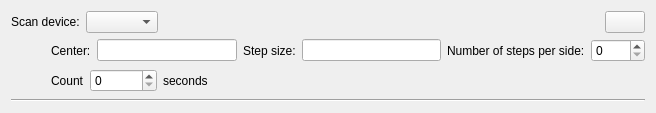
<?xml version="1.0" encoding="UTF-8"?>
<ui version="4.0">
 <class>Form</class>
 <widget class="QWidget" name="Form">
  <property name="geometry">
   <rect>
    <x>0</x>
    <y>0</y>
    <width>656</width>
    <height>113</height>
   </rect>
  </property>
  <property name="windowTitle">
   <string>Form</string>
  </property>
  <layout class="QVBoxLayout" name="verticalLayout">
   <item>
    <layout class="QHBoxLayout" name="horizontalLayout">
     <item>
      <widget class="QLabel" name="label">
       <property name="text">
        <string>Scan device:</string>
       </property>
      </widget>
     </item>
     <item>
      <widget class="QComboBox" name="device"/>
     </item>
     <item>
      <spacer name="horizontalSpacer">
       <property name="orientation">
        <enum>Qt::Horizontal</enum>
       </property>
       <property name="sizeHint" stdset="0">
        <size>
         <width>40</width>
         <height>20</height>
        </size>
       </property>
      </spacer>
     </item>
     <item>
      <widget class="QPushButton" name="delBtn">
       <property name="sizePolicy">
        <sizepolicy hsizetype="Minimum" vsizetype="Fixed">
         <horstretch>0</horstretch>
         <verstretch>0</verstretch>
        </sizepolicy>
       </property>
       <property name="text">
        <string/>
       </property>
       <property name="icon">
        <iconset resource="../../../../../../resources/nicos-gui.qrc">
         <normaloff>:/remove</normaloff>:/remove</iconset>
       </property>
      </widget>
     </item>
    </layout>
   </item>
   <item>
    <layout class="QHBoxLayout" name="horizontalLayout_2">
     <item>
      <spacer name="horizontalSpacer_2">
       <property name="orientation">
        <enum>Qt::Horizontal</enum>
       </property>
       <property name="sizeType">
        <enum>QSizePolicy::Fixed</enum>
       </property>
       <property name="sizeHint" stdset="0">
        <size>
         <width>40</width>
         <height>20</height>
        </size>
       </property>
      </spacer>
     </item>
     <item>
      <widget class="QLabel" name="label_2">
       <property name="text">
        <string>Center:</string>
       </property>
      </widget>
     </item>
     <item>
      <widget class="QLineEdit" name="start"/>
     </item>
     <item>
      <widget class="QLabel" name="label_3">
       <property name="text">
        <string>Step size:</string>
       </property>
      </widget>
     </item>
     <item>
      <widget class="QLineEdit" name="step"/>
     </item>
     <item>
      <widget class="QLabel" name="label_4">
       <property name="text">
        <string>Number of steps per side:</string>
       </property>
      </widget>
     </item>
     <item>
      <widget class="QSpinBox" name="numsteps">
       <property name="maximum">
        <number>1000</number>
       </property>
      </widget>
     </item>
    </layout>
   </item>
   <item>
    <layout class="QHBoxLayout" name="horizontalLayout_3">
     <item>
      <spacer name="horizontalSpacer_4">
       <property name="orientation">
        <enum>Qt::Horizontal</enum>
       </property>
       <property name="sizeType">
        <enum>QSizePolicy::Fixed</enum>
       </property>
       <property name="sizeHint" stdset="0">
        <size>
         <width>40</width>
         <height>20</height>
        </size>
       </property>
      </spacer>
     </item>
     <item>
      <widget class="QLabel" name="label_5">
       <property name="text">
        <string>Count</string>
       </property>
      </widget>
     </item>
     <item>
      <widget class="QSpinBox" name="seconds">
       <property name="maximum">
        <number>1000000</number>
       </property>
      </widget>
     </item>
     <item>
      <widget class="QLabel" name="label_6">
       <property name="text">
        <string>seconds</string>
       </property>
      </widget>
     </item>
     <item>
      <spacer name="horizontalSpacer_3">
       <property name="orientation">
        <enum>Qt::Horizontal</enum>
       </property>
       <property name="sizeHint" stdset="0">
        <size>
         <width>40</width>
         <height>20</height>
        </size>
       </property>
      </spacer>
     </item>
    </layout>
   </item>
   <item>
    <widget class="Line" name="line">
     <property name="orientation">
      <enum>Qt::Horizontal</enum>
     </property>
    </widget>
   </item>
  </layout>
 </widget>
 <tabstops>
  <tabstop>device</tabstop>
  <tabstop>start</tabstop>
  <tabstop>step</tabstop>
  <tabstop>numsteps</tabstop>
  <tabstop>seconds</tabstop>
  <tabstop>delBtn</tabstop>
 </tabstops>
 <resources>
  <include location="../../../../../../resources/nicos-gui.qrc"/>
 </resources>
 <connections/>
</ui>
